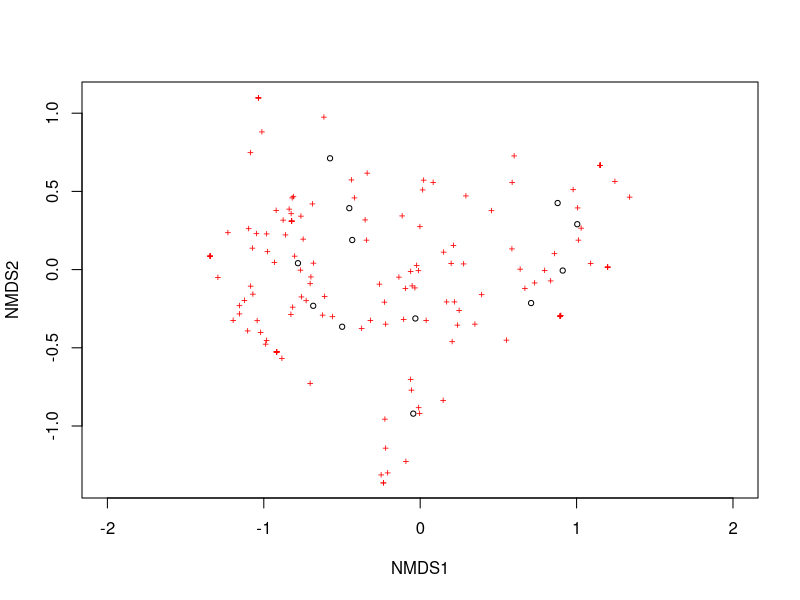
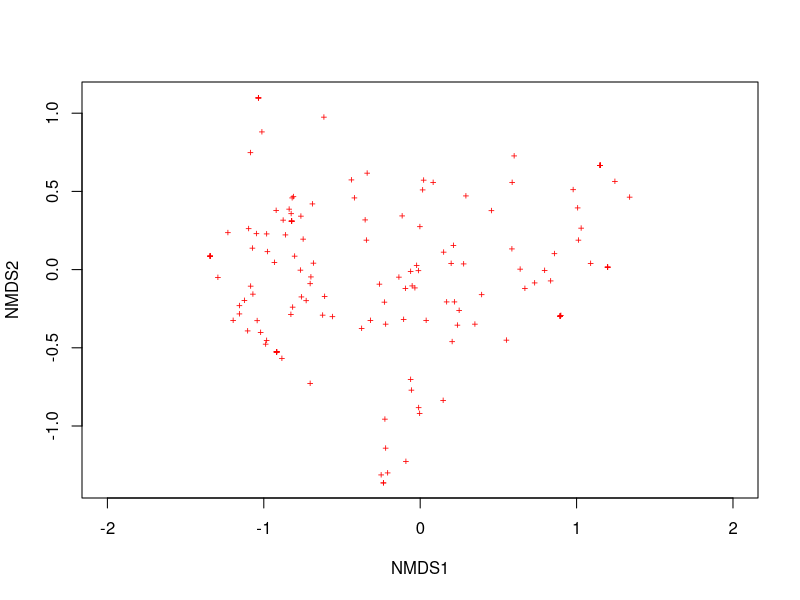
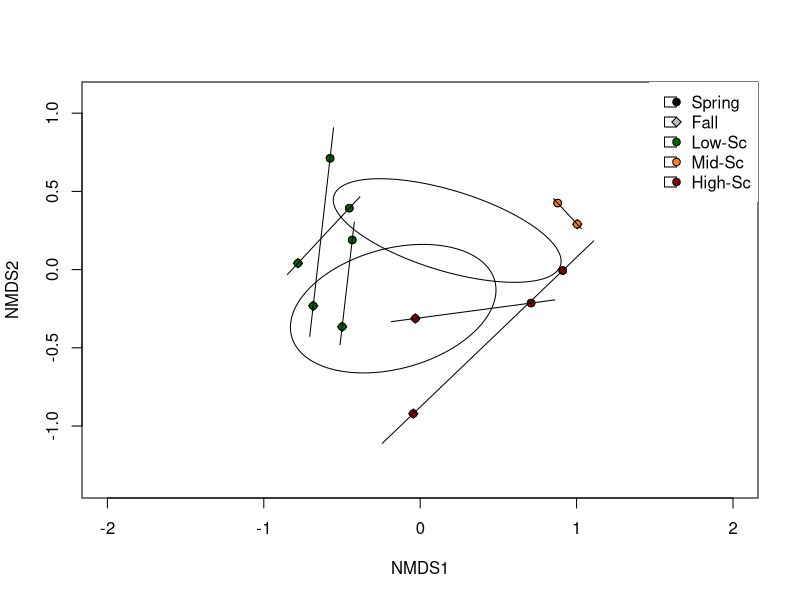

Recreate these plots in R, in order. (Note: this script raises an error after producing the figures.)
#  Analysis of Ary James data, which will ve similar to mine. This is serving as practice...
# ...code to understand macroinvertebrate communities across seasons and varying salinity

# Read in the data from raw data 
setwd("~/Library/CloudStorage/GoogleDrive-ksinning@vt.edu/My Drive/Quantitative Analysis /Semester Project")

# Loading the vegan library in order to calculate distance matrices
library(vegan)

# Reading in csv
DATAA <- data.frame(read.table(file='AJ_Community.csv', sep=',', header=TRUE))


#  Rename the ID part of the matrix; take out the columns for streams and season
community <- DATAA[,-c(1,2)]

# Running the NMDS

#  metaMDS integrates functions from several packages to perform NMDS.....
#  ....including'vegdist' from the vegan package
X <- metaMDS(community, distance='bray', k=2, trymax=20, autotransform=FALSE, pc=FALSE, plot=FALSE)

# Gives average stress
X$stress

# Gives weights that different species hold in the axis
X$species

# Basic plot of all of the points
plot(X, display=c('sites', 'species'), choices=c(1,2), type='p')

# Basic plot of all of the species, without sites
plot(X, display=c('species'), choices=c(1,2), type='p')

# Ok, so the previous line(s) shows all the points/species I want to see. How do I get labels or polygons around those?

# Points divided into Spring vs. Fall
# How to use xlim and ylim to zoom in on data?
plot(X, display=c('sites','species'),choices=c(1,2), type='n')
points(X$points[DATAA$Season=='Spring',1], X$points[DATAA$Season=='Spring',2], pch=21,bg='black')
points(X$points[DATAA$Season=='Fall',1], X$points[DATAA$Season=='Fall',2], pch=23,bg='grey75')

# Points further divided by site and corresponding salinity level
# ...red = high Sc, orange = Mid Sc, green = reference
points(X$points[DATAA$Stream=='COP',1], X$points[DATAA$Stream=='COP',2], pch=21,bg='darkgreen')
points(X$points[DATAA$Stream=='CRO',1], X$points[DATAA$Stream=='CRO',2], pch=21,bg='darkgreen')
points(X$points[DATAA$Stream=='EAS',1], X$points[DATAA$Stream=='EAS',2], pch=21,bg='darkgreen')
points(X$points[DATAA$Stream=='KUT',1], X$points[DATAA$Stream=='KUT',2], pch=21,bg='darkred')
points(X$points[DATAA$Stream=='RIC',1], X$points[DATAA$Stream=='RIC',2], pch=21,bg='darkred')
points(X$points[DATAA$Stream=='ROL',1], X$points[DATAA$Stream=='ROL',2], pch=21,bg='chocolate1')

# Shows ellipse around CI of Fall and Spring  
ordiellipse(X, DATAA$Season, draw = c("polygon"))

# Shows ellipse around CI of Streams, looks funky but cool to see
ordiellipse(X, DATAA$Stream)

# Legend of seasons and sites by salinity
# ...How to get rid of small boxes behind legend icons?
legend("topright", min(X$points[,1]), max(X$points[,2]), legend=c('Spring', 'Fall', 'Low-Sc', 'Mid-Sc', 'High-Sc'),
      pch=c(21,23,21,21,21), pt.bg=c('black', 'grey75', 'darkgreen', 'chocolate1', 'darkred'), box.lty = 0)


# Now, in ggplot... IN PROGRESS
library(ggplot2)

X <- metaMDS(community, distance='bray', k=2, trymax=20, autotransform=FALSE, pc=FALSE, plot=FALSE)

GGnmds <- data.frame(X$points)

nmds_plot <- ggplot(GGnmds, aes(x = NMDS1, y = NMDS2)) +
  geom_point(size = 3, color = "red", shape = 19) +  # Customize points as needed
  geom_text() +  # Add labels
  labs(x = "NMDS1", y = "NMDS2")

# Getting repeated error 
print(nmds_plot)




